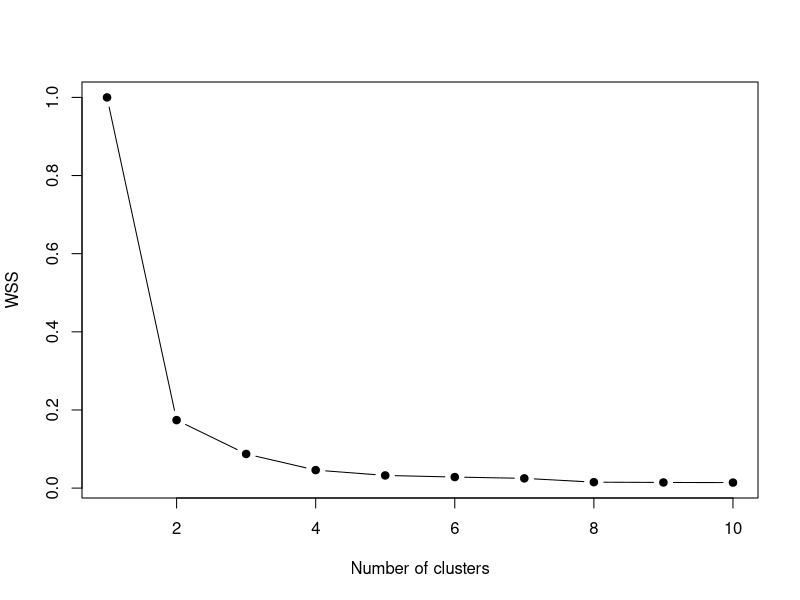
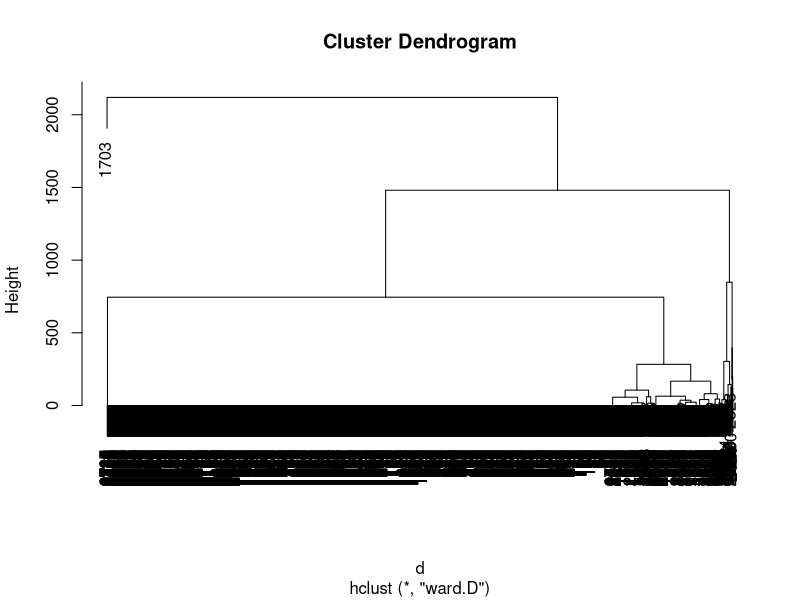
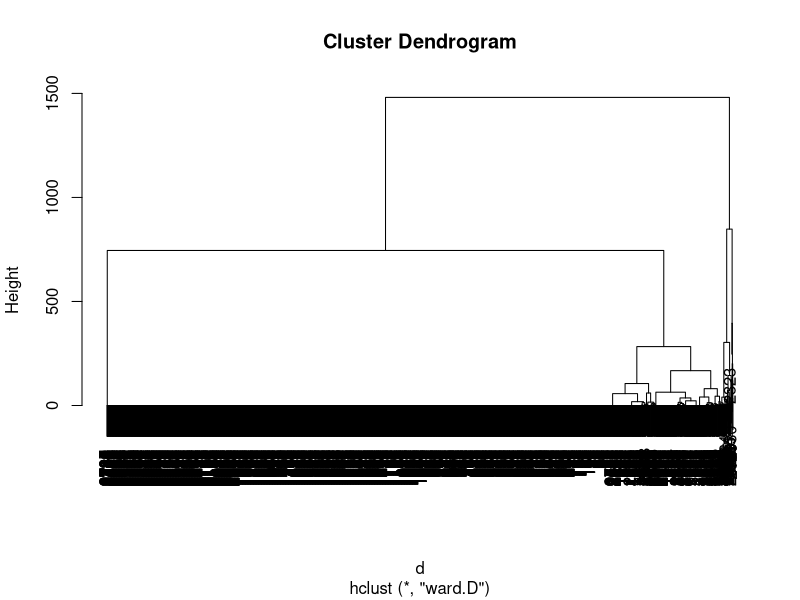
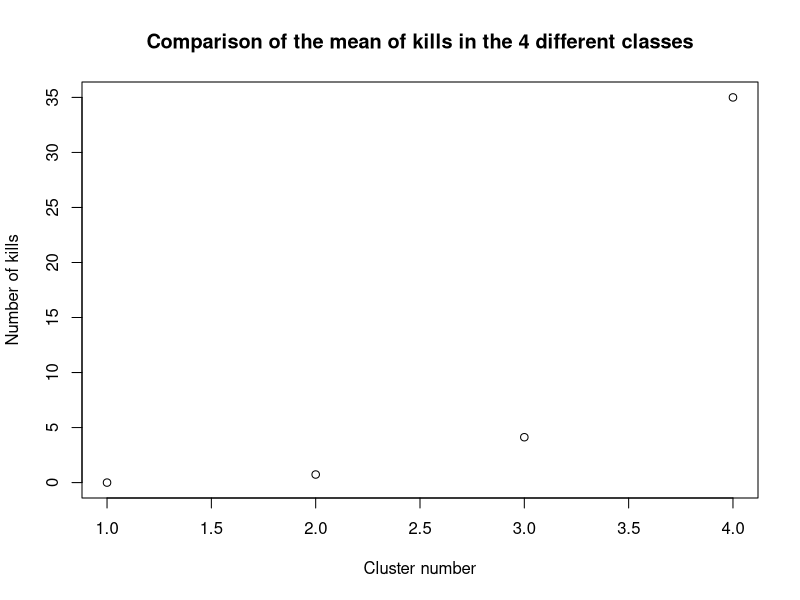
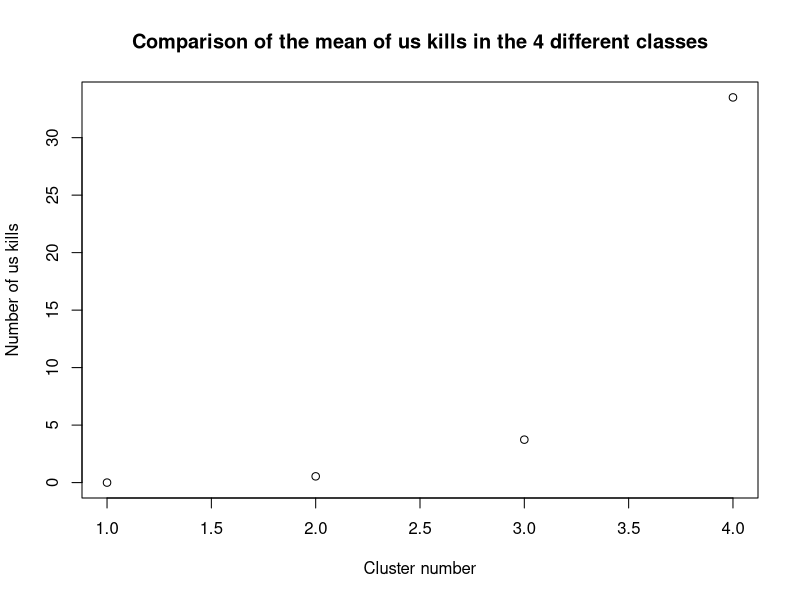
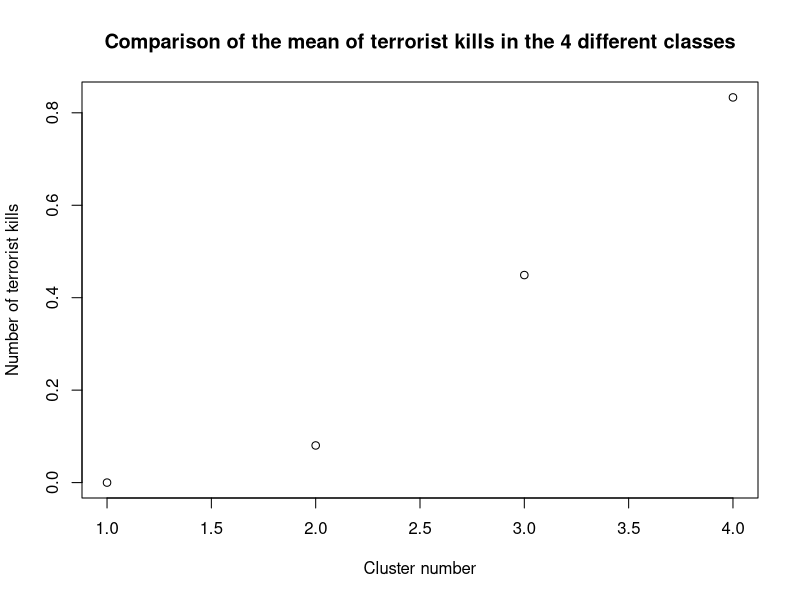
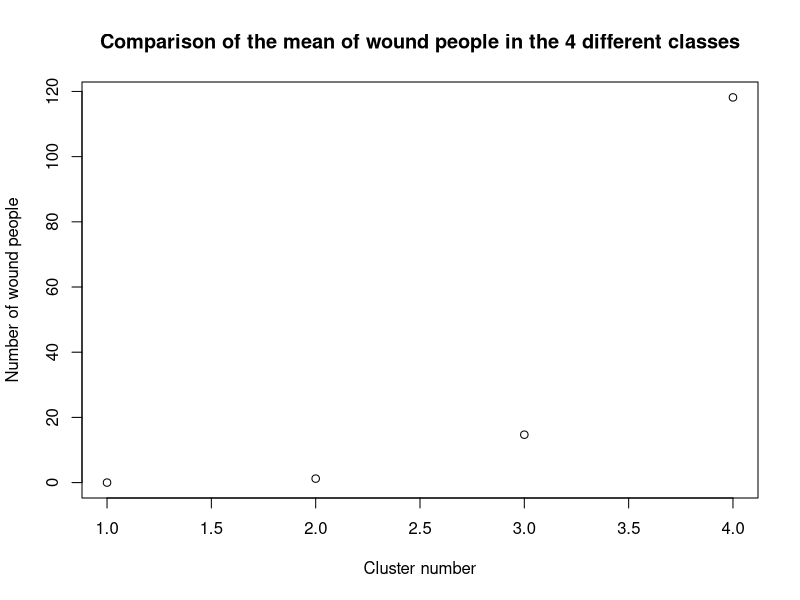
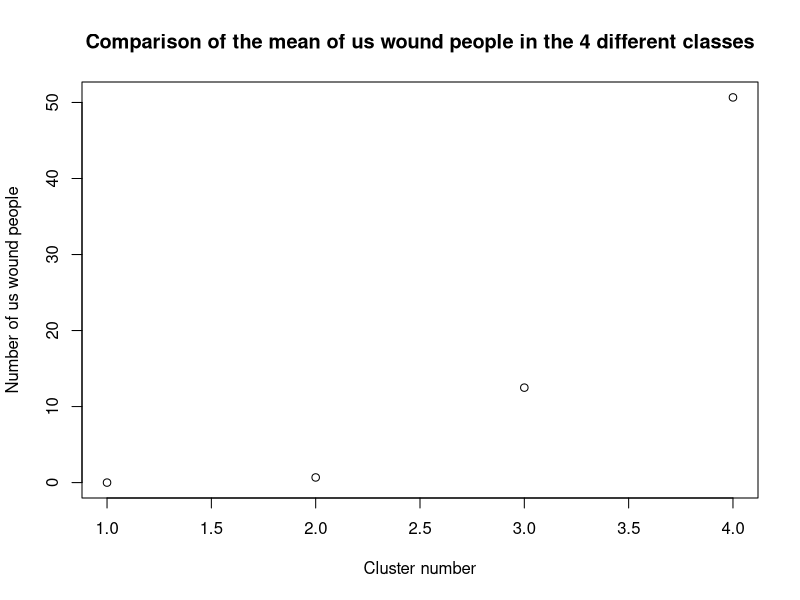

Here is the R script that generated these plots, in order: (Note: this script raises an error after producing the figures.)
## ---- chunk 1
knitr::opts_chunk$set(echo = TRUE)
## ---- chunk 2
if(!require("cluster"))install.packages("cluster"); require("cluster")
## ---- chunk 3
mydata = read.csv("../datasets/longitudeFixed.csv")
## ---- chunk 4
names(mydata)
## ---- chunk 5
mydata$nkillter[which(is.na(mydata$nkillter))] <- 0
mydata$nwoundus[which(is.na(mydata$nwoundus))] <- 0
mydata$nwoundte[which(is.na(mydata$nwoundte))] <- 0
## ---- chunk 6
mydatanumeric <- data.frame (mydata$nkill,mydata$nkillus,mydata$nkillter,mydata$nwound,mydata$nwoundus,mydata$nwoundte)
## ---- chunk 7
VE <- c()
for(k in 1:10){
  km <- kmeans(mydatanumeric, centers=k)
  VE[k] <- km$tot.withinss/km$totss
}
plot(VE, type="b", pch=19, xlab="Number of clusters", ylab="WSS")
## ---- chunk 8
k1 <- kmeans(mydatanumeric,4)
print(k1$size)
## ---- chunk 9
print(k1$centers)
## ---- chunk 10
d  <- dist(mydatanumeric)
h1 <- hclust(d,method="ward.D")
plot(h1)
## ---- chunk 11
mydatanumeric <- mydatanumeric[-c(1703),] 
mydata <- mydata[-c(1703),] 
d  <- dist(mydatanumeric)
h1 <- hclust(d,method="ward.D")
plot(h1)
## ---- chunk 12
nc = 4
c1 <- cutree(h1,nc)
table(c1)
## ---- chunk 13
cdg <- aggregate(as.data.frame(mydatanumeric),list(c1),mean)
cdg
## ---- chunk 14
par(mfrow=c(2,3))
dev.new(width=5, height=4)
plot(cdg$mydata.nkill,cdg$mydata.Group.1,main="Comparison of the mean of kills in the 4 different classes",xlab="Cluster number",ylab="Number of kills")
plot(cdg$mydata.nkillus,cdg$mydata.Group.1,main="Comparison of the mean of us kills in the 4 different classes",xlab="Cluster number",ylab="Number of us kills")
plot(cdg$mydata.nkillter,cdg$mydata.Group.1,main="Comparison of the mean of terrorist kills in the 4 different classes",xlab="Cluster number",ylab="Number of terrorist kills")
plot(cdg$mydata.nwound,cdg$mydata.Group.1,main="Comparison of the mean of wound people in the 4 different classes",xlab="Cluster number",ylab="Number of wound people")
plot(cdg$mydata.nwoundus,cdg$mydata.Group.1,main="Comparison of the mean of us wound people in the 4 different classes",xlab="Cluster number",ylab="Number of us wound people")
plot(cdg$mydata.nwoundte,cdg$mydata.Group.1,main="Comparison of the mean of wound terrorists in the 4 different classes",xlab="Cluster number",ylab="Number of wound terrorists")
## ---- chunk 15
mydataclusters <- as.data.frame(mydata[,])
mydataclusters$cluster <- c1
names(mydataclusters)
## ---- chunk 16
mydataclusters_1 <- subset(mydataclusters, cluster==1)
mydataclusters_2 <- subset(mydataclusters, cluster==2)
mydataclusters_3 <- subset(mydataclusters, cluster==3)
mydataclusters_4 <- subset(mydataclusters, cluster==4)
## ---- chunk 17
par(mfrow=c(2,3))
dev.new(width=30, height=7)

#success
#summary(mydata$success)
success_1_true <- length(which(mydataclusters_1$success == TRUE))/nrow(mydataclusters_1)
success_1_false <- length(which(mydataclusters_1$success == FALSE))/nrow(mydataclusters_1)
success_2_true <- length(which(mydataclusters_2$success == TRUE))/nrow(mydataclusters_2)
success_2_false <- length(which(mydataclusters_2$success == FALSE))/nrow(mydataclusters_2)
success_3_true <- length(which(mydataclusters_3$success == TRUE))/nrow(mydataclusters_3)
success_3_false <- length(which(mydataclusters_3$success == FALSE))/nrow(mydataclusters_3)
success_4_true <- length(which(mydataclusters_4$success == TRUE))/nrow(mydataclusters_4)
success_4_false <- length(which(mydataclusters_4$success == FALSE))/nrow(mydataclusters_4)
clusters_success <- matrix(c(success_1_true,success_1_false,success_2_true,success_2_false,success_3_true,success_3_false,success_4_true,success_4_false),ncol=4,byrow=FALSE)
colnames(clusters_success) <- c("1rst cluster","2nd cluster","3rd cluster","4th cluster")
rownames(clusters_success) <- c("true","false")
counts <- as.table(clusters_success)
barplot(counts, main="Success variable",xlab="Cluster number",ylab="%", col=c("darkblue","red"),legend = rownames(counts))

#attacktype1_txt
#summary(mydata$attacktype1_txt)
attacktype_clusters <- as.data.frame(summary(mydataclusters_1$attacktype1_txt))/nrow(mydataclusters_1)
attacktype_clusters$cluster_2 <- as.vector((as.data.frame(summary(mydataclusters_2$attacktype1_txt))/nrow(mydataclusters_2))[,])
attacktype_clusters$cluster_3 <- as.vector((as.data.frame(summary(mydataclusters_3$attacktype1_txt))/nrow(mydataclusters_3))[,])
attacktype_clusters$cluster_4 <- as.vector((as.data.frame(summary(mydataclusters_4$attacktype1_txt))/nrow(mydataclusters_4))[,])
colnames(attacktype_clusters) <- c("1rst cluster","2nd cluster","3rd cluster","4th cluster")
clusters_attacktype <- matrix(as.vector(t(attacktype_clusters)),ncol=4,byrow=TRUE)
colnames(clusters_attacktype) <- c("1rst cluster","2nd cluster","3rd cluster","4th cluster")
rownames(clusters_attacktype) <- rownames(attacktype_clusters)
counts <- as.table(clusters_attacktype)
barplot(counts, main="Attack type variable variable",xlab="Cluster number",ylab="%",legend = rownames(counts))

#targtype1_txt
#summary(mydata$targtype1_txt)
targtype_clusters <- as.data.frame(summary(mydataclusters_1$targtype1_txt))/nrow(mydataclusters_1)
targtype_clusters$cluster_2 <- as.vector((as.data.frame(summary(mydataclusters_2$targtype1_txt))/nrow(mydataclusters_2))[,])
targtype_clusters$cluster_3 <- as.vector((as.data.frame(summary(mydataclusters_3$targtype1_txt))/nrow(mydataclusters_3))[,])
targtype_clusters$cluster_4 <- as.vector((as.data.frame(summary(mydataclusters_4$targtype1_txt))/nrow(mydataclusters_4))[,])
colnames(targtype_clusters) <- c("1rst cluster","2nd cluster","3rd cluster","4th cluster")
clusters_targtype <- matrix(as.vector(t(targtype_clusters)),ncol=4,byrow=TRUE)
colnames(clusters_targtype) <- c("1rst cluster","2nd cluster","3rd cluster","4th cluster")
rownames(clusters_targtype) <- rownames(targtype_clusters)
counts <- as.table(clusters_targtype)
barplot(counts, main="Attack type variable variable",xlab="Cluster number",ylab="%",legend.text=TRUE,args.legend=list(
      x=ncol(counts) + 3,
      y=max(colSums(counts)),
      bty = "n"
    ))
## ---- chunk 18
v <- c()
mydatanumeric["cluster"] <- c1
for(i in 1:10){
  v[i] <- sum(scale(subset(mydatanumeric, mydatanumeric$cluster==i), scale=FALSE)^2)
}
plot(v, type="b", pch=19, xlab="Number clusters", ylab="BSS")
## ---- chunk 19
names(mydata)
actives<-c(7,8,9,10,11,12,13,14,16,17,18,19,20,21,22,23,26,27)
dissimMatrix <- daisy(mydata[,actives], metric = "gower", stand=TRUE)
distMatrix<-dissimMatrix^2
h1 <- hclust(distMatrix,method="ward.D") 
plot(h1)
## ---- chunk 20
c2 <- cutree(h1,4)
table(c2)
## ---- chunk 21
cdg <- aggregate(as.data.frame(mydatanumeric),list(c2),mean)
cdg
## ---- chunk 22
mydataclusters <- as.data.frame(mydata[,actives])
mydataclusters$cluster <- c2
names(mydataclusters)
## ---- chunk 23
mydataclusters_1 <- subset(mydataclusters, cluster==1)
mydataclusters_2 <- subset(mydataclusters, cluster==2)
mydataclusters_3 <- subset(mydataclusters, cluster==3)
mydataclusters_4 <- subset(mydataclusters, cluster==4)
